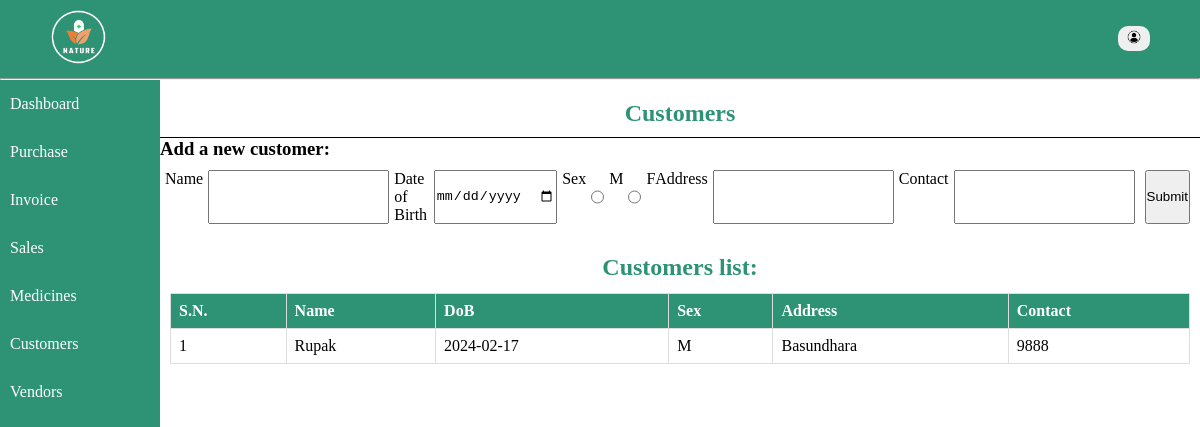
/home/customers.php, run on an earlier commit of the app's database.
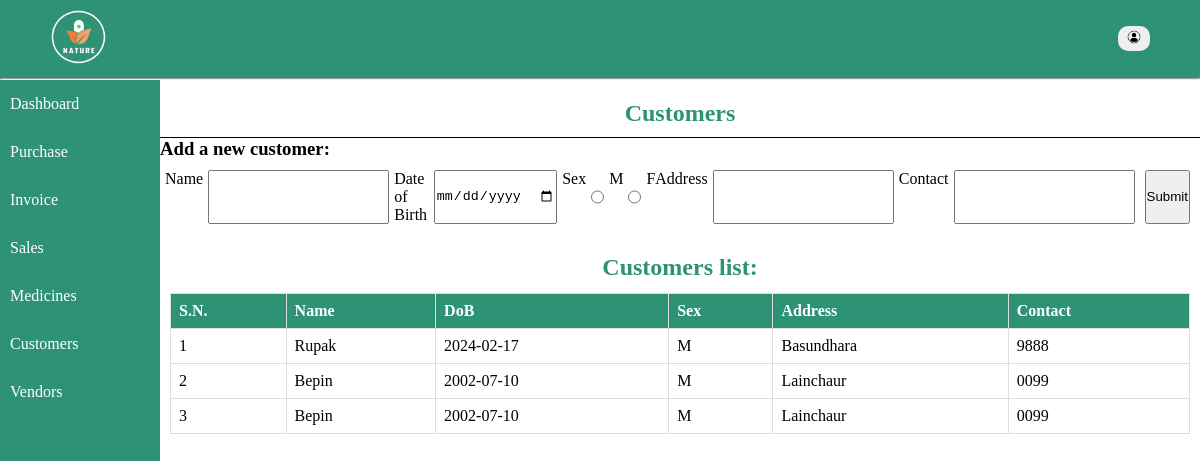
And on a later commit of the database.
### tables this page shows
CREATE TABLE `customer` (
  `id` int(11) NOT NULL,
  `dob` date NOT NULL,
  `sex` varchar(1) NOT NULL,
  `name` varchar(128) NOT NULL,
  `address` varchar(128) NOT NULL,
  `contact` varchar(128) NOT NULL
);

### includes/database.php (called while the page is built, shortened)
<?php
    function select($conn, $arg) {
        $sql = "select * from $arg";
        $result = mysqli_query($conn, $sql);
        return $records = mysqli_fetch_all($result, MYSQLI_ASSOC);
    }
?>

### home/customers.php (the view, shortened to what this page needs)
<?php
include "../includes/database.php";
$records = select($conn, 'customer');
?>
<!DOCTYPE html>
<html lang="en">
<head>
    <link rel="stylesheet" href="../styles/style.css">
</head>
<body>
<div class="container">
    <?php include '../includes/nav.php'; ?>
    <div class="main">
        <?php include '../includes/menu.php'; ?>
<div class="content-wrapper">
<div class="entries">
    <h2>Customers</h2>
    <h3>Add a new customer:</h3>
    <form action="" method="post">
        <label for="name">Name</label>
        <input type="text" name="name" id="name">
        <label for="dob">Date of Birth</label>
        <input type="date" name="dob" id="dob">
        <span>Sex</span>
        <input type="radio" name="sex" value="M">M
        <input type="radio" name="sex" value="F">F
        <label for="address">Address</label>
        <input type="text" name="address" id="address">
        <label for="contact">Contact</label>
        <input type="text" name="contact" id="contact">
        <input type="submit" name="submit" value="Submit">
    </form>
</div>
    <div class="records">
        <h2>Customers list:</h2>
    <table class="table">
        <tr>
            <th>S.N.</th>
            <th>Name</th>
            <th>DoB</th>
            <th>Sex</th>
            <th>Address</th>
            <th>Contact</th>
        </tr>
        <?php if(!empty($records)): ?>
            <?php foreach($records as $key => $record): ?>
                <tr>
                    <td><?= $key+1; ?></td>
                    <td><?= $record['name']; ?></td>
                    <td><?= $record['dob']; ?></td>
                    <td><?= $record['sex']; ?></td>
                    <td><?= $record['address']; ?></td>
                    <td><?= $record['contact']; ?></td>
                </tr>
                    <?php endforeach; ?>
                    <?php endif; ?>
            </table>
            </div>
            </div>
        </div>
</body>
</html>

What changed in the data, as far as the page shows it:
added customer: name "Bepin", dob "2002-07-10", sex "M", address "Lainchaur", contact "0099"
added customer: name "Bepin", dob "2002-07-10", sex "M", address "Lainchaur", contact "0099"
